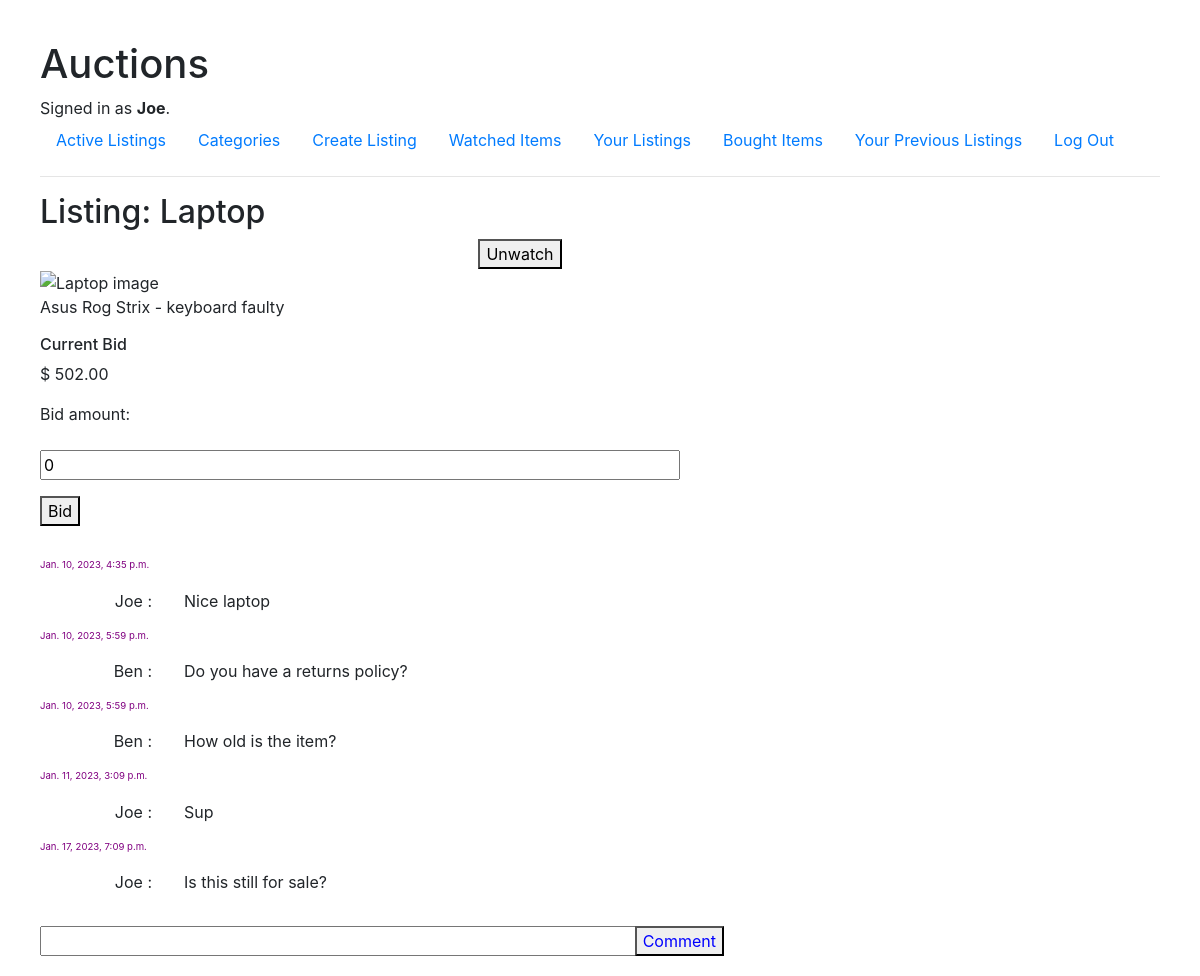
Screenshot of /listing/17 (signed in) with the database file from the repository.
### auctions/models.py (models this page shows, shortened)
class User(AbstractUser):
    pass
    def __str__(self):
        return self.username

class Listing(models.Model):
    title = models.CharField(max_length=100)
    description = models.TextField(max_length=300)
    image = models.CharField(max_length=200, validators=[RegexValidator(regex="([^\\s]+(\\.(?i)(jpe?g|png|gif|bmp))$)")], blank=True)
    starting_bid = models.DecimalField(max_digits=10, decimal_places=2 , default=0, validators=[MinValueValidator(0)])
    date = models.DateTimeField(auto_now_add=True)
    is_active = models.BooleanField(default=True)
    winner_id = models.IntegerField(blank=True, null=True)
    winning_bid = models.DecimalField(max_digits=10, decimal_places=2, blank=True, null=True)
    owner_id = models.ForeignKey(User, on_delete=models.CASCADE, blank=True, null=True, related_name="sellerListings")
    category = models.ForeignKey(Category, on_delete=models.SET_NULL, blank=True, null=True, related_name="categoryListings")

class Bid(models.Model):
    bid_amount =  models.DecimalField(max_digits=10, decimal_places=2 , default=0, validators=[MinValueValidator(0.01)])
    user = models.ForeignKey(User, on_delete=models.CASCADE, related_name="userBid")
    listing = models.ForeignKey(Listing, on_delete=models.CASCADE, related_name="listingBid")
    Timestamp = models.DateTimeField(auto_now_add=True)

class Comment(models.Model):
    comment = models.TextField(max_length=300)
    user = models.ForeignKey(User, on_delete=models.CASCADE, related_name="userComments")
    listing = models.ForeignKey(Listing, on_delete=models.CASCADE, related_name="listingComments")
    Timestamp = models.DateTimeField(auto_now_add=True)

### auctions/views.py (the view)
# urls.py: path("listing/<listing_id>", views.listing, name="listing"),
@login_required
def listing(request, listing_id):
    if request.method == "POST":
        starting_price = Listing.objects.get(pk=listing_id).starting_bid
        new_bid = float(request.POST['bid_amount'])
        if new_bid <= 0:
            messages.error(request, "Bid Must be Higher Than 0")
            return HttpResponseRedirect('/listing/' + listing_id)
        if starting_price > new_bid:
            messages.error(request, "Bid Cannot Be Less Than Starting Price")
            return HttpResponseRedirect('/listing/' + listing_id)
        last_bid = Bid.objects.filter(listing = Listing.objects.get(pk=listing_id))
        if last_bid:
            last_bid = last_bid.latest('Timestamp').bid_amount
            if last_bid >= new_bid:
                messages.error(request, "Bid Must be Higher Than Current Bid")
                return HttpResponseRedirect('/listing/' + listing_id)
            else:
                form = NewBidForm(request.POST)
                if form.is_valid():
                    instance = form.save(commit=False)
                    instance.user = request.user
                    instance.listing = Listing.objects.get(pk=listing_id)
                    instance.save()
                    messages.success(request, "Successfully Bid")
                    return HttpResponseRedirect('/listing/' + listing_id)
                else:
                    messages.error(request, "Form Not Entered Correctly")
                    return HttpResponseRedirect('/listing/' + listing_id)
        else:
            form = NewBidForm(request.POST)
            if form.is_valid():
                instance = form.save(commit=False)
                instance.user = request.user
                instance.listing = Listing.objects.get(pk=listing_id)
                instance.save()
                messages.success(request, "Successfully Bid")
                return HttpResponseRedirect('/listing/' + listing_id)
    else:
        listed_item = Listing.objects.filter(id=listing_id).values().distinct()
        listed_item = listed_item[0]
        context = {'listing': listed_item}
        current_bid = Bid.objects.filter(listing = Listing.objects.get(pk=listing_id)).last()
        if current_bid:
            current_bid = current_bid.bid_amount
        if not current_bid:
            minimum_bid =  listed_item['starting_bid']
            context['minimum_bid'] = minimum_bid
        context['current_bid'] = current_bid
        watched = Watchlist.objects.filter(listing = Listing.objects.get(pk=listing_id), user = request.user)
        if watched:
            context['watched'] = watched
        form = NewBidForm()
        comment_form = CommentForm()
        context['form'] = form
        context['comment_form'] = comment_form
        comments = Comment.objects.filter(listing = Listing.objects.get(pk=listing_id)).values().distinct()
        for i in range(len(comments)):
            username = User.objects.get(id=comments[i]['user_id'])
            comments[i]['username'] = username
        context['comments'] = comments
        is_owner = Listing.objects.filter(id = listing_id, owner_id = request.user).values()
        context['is_owner'] = is_owner
        return render(request, "auctions/listing.html", context)

### auctions/forms.py
class NewBidForm(ModelForm):
    class Meta:
        model = Bid
        fields = '__all__'
        exclude = ['user', 'listing', 'Timestamp']

class CommentForm(ModelForm):
    class Meta:
        model = Comment
        fields = '__all__'
        labels = {
            "comment": ""
        }
        exclude = ['user', 'listing', 'Timestamp']
        widgets = {
            'comment': TextInput(attrs={
                'rows': "2",
                }),
        }

### auctions/templates/auctions/listing.html (shortened to what this page needs)
{% extends "auctions/layout.html" %}
{% block body %}
    <div class="listed">
        <h2> Listing: {{listing.title}} </h2>
        {% if not is_owner %}
            {% if watched %}
                <form action="{% url 'watch' listing_id=listing.id %}" method="post">
                    <button type="submit" name="unwatch"> Unwatch </button>
                </form>
            {% else %}
                <form action="{% url 'watch' listing_id=listing.id %}" method="post">
                    {% csrf_token %}
                    <input type="hidden" value="{{listing}}">
                    <button type="submit" name="watch"> Watch </button>
                </form>
            {% endif %}
        {% endif %}
        <img src="{{listing.image}}" alt="{{listing.title}} image">
        <p>{{listing.description}}</p>
    </div>
    {% if listing.is_active %}
        <div class="bid">
            {% if current_bid %}
                <h6> Current Bid</h6>
                <p> $ {{current_bid}} </p>
            {% else %}
                <h6> Bidding starts at: </h6>
                <p> ${{minimum_bid}} </p>
            {% endif %}
            {% if not is_owner %}
                <form action={% url 'listing' listing_id=listing.id %} method="post">
                    {{form}}
                    <button type="submit">Bid</button>
                </form>
            {% else %}
                <p> Click complete to close the auction </p>
                <form action={% url 'end_auction' listing_id=listing.id %} method="post">
                    {% csrf_token %}
                    <button type="submit"> Complete </button>
                </form>
            {% endif %}
        </div>
    {% endif %}
    <div class="all-comments">
        {% for comment in comments %}
            <div class="comment-group">
                <p class="comment-time"> {{comment.Timestamp}} </p>
                <div class="comment-box">
                    <div class="comment-left">
                        <p> {{comment.username}} : </p>
                    </div>
                    <div class="comment-right">
                        <p> {{comment.comment}} </p>
                    </div>
                </div>
            </div>
        {% endfor %}
        <form action={% url 'comments' listing_id=listing.id %} method="post">
            {{comment_form}}
            <button type="submit">Comment</button>
        </form>
    </div>
{% endblock %}

### auctions/templates/auctions/layout.html (shortened to what this page needs)
{% load static %}
<!DOCTYPE html>
<html lang="en">
    <head>
        <link rel="stylesheet" href="https://stackpath.bootstrapcdn.com/bootstrap/4.4.1/css/bootstrap.min.css">
        <link href="{% static 'auctions/styles.css' %}" rel="stylesheet">
    </head>
    <body>
        <h1>Auctions</h1>
        <div>
            {% if user.is_authenticated %}
                Signed in as <strong>{{ user.username }}</strong>.
            {% else %}
                Not signed in.
            {% endif %}
        </div>
        <ul class="nav">
            <li class="nav-item">
                <a class="nav-link" href="{% url 'index' %}">Active Listings</a>
            </li>
            <li class="nav-item">
                <a class="nav-link" href="{% url 'categories' category='all' %}"> Categories </a>
            </li>
            <li class="nav-item">
                <a class="nav-link" href="{% url 'new_listing' %}"> Create Listing </a>
            </li>
            <li class="nav-item">
                <a class="nav-link" href="{% url 'watchlist' %}"> Watched Items </a>
            </li>
            <li class="nav-item">
                <a class="nav-link" href="{% url 'user_listings' %}"> Your Listings </a>
            </li>
            <li class="nav-item">
                <a class="nav-link" href="{% url 'bought_items' %}"> Bought Items </a>
            </li>
            <li class="nav-item">
                <a class="nav-link" href="{% url 'past_listings' %}"> Your Previous Listings </a>
            </li>
            {% if user.is_authenticated %}
                <li class="nav-item">
                    <a class="nav-link" href="{% url 'logout' %}">Log Out</a>
                </li>
            {% endif %}
        </ul>
            <hr>
            {% block body %}
        {% endblock %}
    </body>
</html>

### auctions/static/auctions/styles.css (style rules this page uses)
body { padding: 40px; background-color: white; }
form { display: block; width: 40rem; margin: auto; text-align: center; }
form > input { margin: 1rem auto 1rem auto; display: block; }
.listed { width: 80vw; }
.listed img { max-height: 20rem; max-width: 100%; }
.bid { text-align: left; }
.bid form { text-align: left; margin-left: 0; }
.bid input { width: 100%; }
.all-comments { margin-top: 2rem; text-align: left; width: 60vw; }
.all-comments form { width: 95%; height: 10px; margin-left: 0; position: relative; }
.all-comments form #id_comment { padding-right: 1rem; }
.all-comments form button { color: blue; position: absolute; top: 0; right: 0; }
.all-comments #id_comment { width: 100%; }
.all-comments .comment-group { width: 60vw; }
.all-comments .comment-group .comment-time { font-size: 0.6rem; color: #8d8d8d; color: purple; text-align: left; }
.all-comments .comment-group .comment-box { max-width: 60vw; display: flex; }
.all-comments .comment-group .comment-box .comment-left { width: 20%; padding-right: 2rem; text-align: right; }
.all-comments .comment-group .comment-box .comment-right { width: 70%; }

### rows the page displays
User: username "Joe"
Listing: title "Laptop", description "Asus Rog Strix - keyboard faulty"
Bid: bid_amount "502.00"
Comment: Timestamp "Jan. 10, 2023, 4:35 p.m.", username "Joe", comment "Nice laptop"
Comment: Timestamp "Jan. 10, 2023, 5:59 p.m.", username "Ben", comment "Do you have a returns policy?"
Comment: Timestamp "Jan. 10, 2023, 5:59 p.m.", username "Ben", comment "How old is the item?"
Comment: Timestamp "Jan. 11, 2023, 3:09 p.m.", username "Joe", comment "Sup"
Comment: Timestamp "Jan. 17, 2023, 7:09 p.m.", username "Joe", comment "Is this still for sale?"
